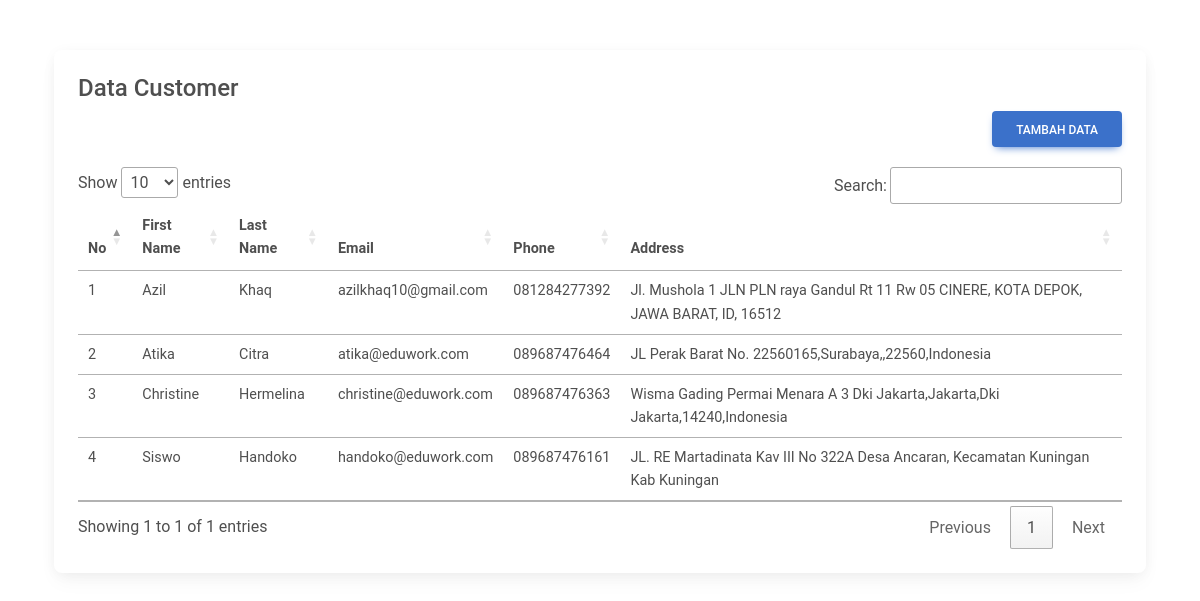
The page / on the database its author committed.
### tables this page shows
CREATE TABLE `customer` (
  `id` int(11) NOT NULL,
  `first_name` varchar(50) NOT NULL,
  `last_name` varchar(50) NOT NULL,
  `email` varchar(100) NOT NULL,
  `phone` varchar(20) DEFAULT NULL,
  `address` varchar(200) DEFAULT NULL,
  `created_at` timestamp NOT NULL DEFAULT current_timestamp()
);

### index.php (the view, shortened to what this page needs)
<?php
include "config.php";
$query = mysqli_query($conn, "SELECT * FROM customer ORDER BY id DESC");
?>
<!DOCTYPE html>
<html lang="en">
<head>
    <link href="https://cdnjs.cloudflare.com/ajax/libs/mdb-ui-kit/6.3.0/mdb.min.css" rel="stylesheet" />
    <link rel="stylesheet" href="https://cdn.datatables.net/1.13.4/css/jquery.dataTables.css" />
</head>
<body>
    <div class="container">
        <div class="container-fluid">
            <div class="card">
                <div class="card-body">
                    <h4 class="text-add">Data Customer</h4>
                    <a href="add.php" class="btn btn-primary btn-add">Tambah Data</a>
                    <table id="tableData" class="table">
                        <thead>
                            <tr>
                                <th>No</th>
                                <th>First Name</th>
                                <th>Last Name</th>
                                <th>Email</th>
                                <th>Phone</th>
                                <th>Address</th>
                            </tr>
                        </thead>
                        <tbody>
                            <?php if (mysqli_num_rows($query) > 0) { ?>
                                <?php
                                $no = 1;
                                while ($data = mysqli_fetch_array($query)) {
                                ?>
                                    <tr>
                                        <td><?php echo $no ?></td>
                                        <td><?php echo $data["first_name"] ?></td>
                                        <td><?php echo $data["last_name"] ?></td>
                                        <td><?php echo $data["email"] ?></td>
                                        <td><?php echo $data["phone"] ?></td>
                                        <td><?php echo $data["address"] ?></td>
                                    </tr>
                        </tbody>
                    <?php $no++;
                                } ?>
                <?php } ?>
                    </table>
                </div>
            </div>
        </div>
    </div>
</body>
</html>

### index.php (style rules this page uses)
.container-fluid { padding-top: 50px; }
.btn-add { margin-bottom: 20px; float: right; }

### rows shown on the page
customer: first_name "Azil", last_name "Khaq", email "azilkhaq10@gmail.com", phone "081284277392", address "Jl. Mushola 1 JLN PLN raya Gandul Rt 11 Rw 05 CINERE, KOTA DEPOK, JAWA BARAT, ID, 16512"
customer: first_name "Atika", last_name "Citra", email "atika@eduwork.com", phone "089687476464", address "JL Perak Barat No. 22560165,Surabaya,,22560,Indonesia"
customer: first_name "Christine", last_name "Hermelina", email "christine@eduwork.com", phone "089687476363", address "Wisma Gading Permai Menara A 3 Dki Jakarta,Jakarta,Dki Jakarta,14240,Indonesia"
customer: first_name "Siswo", last_name "Handoko", email "handoko@eduwork.com", phone "089687476161", address "JL. RE Martadinata Kav III No 322A Desa Ancaran, Kecamatan Kuningan Kab Kuningan"
